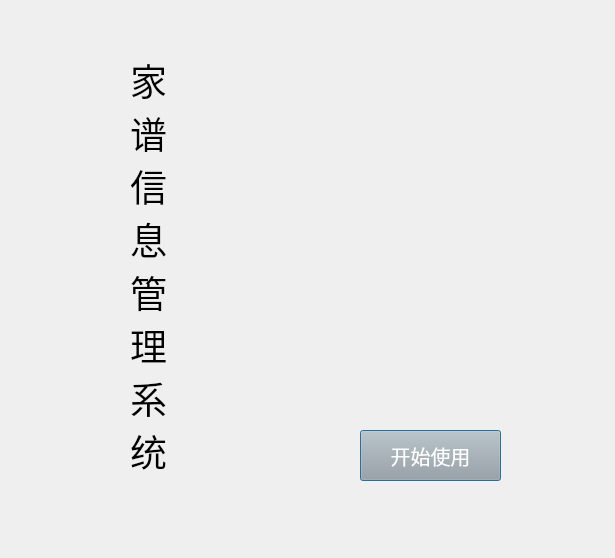
<?xml version="1.0" encoding="UTF-8"?>
<ui version="4.0">
 <class>login</class>
 <widget class="QDialog" name="login">
  <property name="geometry">
   <rect>
    <x>0</x>
    <y>0</y>
    <width>615</width>
    <height>558</height>
   </rect>
  </property>
  <property name="windowTitle">
   <string>家谱信息管理系统</string>
  </property>
  <widget class="QLabel" name="label">
   <property name="geometry">
    <rect>
     <x>-70</x>
     <y>0</y>
     <width>731</width>
     <height>561</height>
    </rect>
   </property>
   <property name="text">
    <string/>
   </property>
   <property name="pixmap">
    <pixmap>../../background.png</pixmap>
   </property>
  </widget>
  <widget class="QLabel" name="label_2">
   <property name="geometry">
    <rect>
     <x>130</x>
     <y>40</y>
     <width>141</width>
     <height>501</height>
    </rect>
   </property>
   <property name="font">
    <font>
     <family>田氏颜体大字库</family>
     <pointsize>28</pointsize>
    </font>
   </property>
   <property name="text">
    <string>家
谱
信
息
管
理
系
统
</string>
   </property>
  </widget>
  <widget class="QPushButton" name="pushButton">
   <property name="geometry">
    <rect>
     <x>360</x>
     <y>430</y>
     <width>141</width>
     <height>51</height>
    </rect>
   </property>
   <property name="font">
    <font>
     <family>田氏颜体大字库</family>
     <pointsize>15</pointsize>
    </font>
   </property>
   <property name="styleSheet">
    <string notr="true">background-color:rgb(165, 165, 165);
color:white;

</string>
   </property>
   <property name="text">
    <string>开始使用</string>
   </property>
  </widget>
 </widget>
 <resources/>
 <connections/>
</ui>
